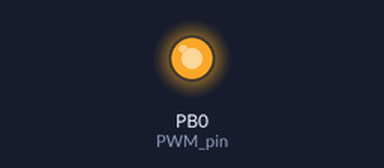
A sketch run on a simulated ATtiny85, built with avr-gcc and run on an emulated ATtiny85. Shown: output pins drawn as LEDs (lit = HIGH).

Above: at 0.05 s.
At 2.25 s:
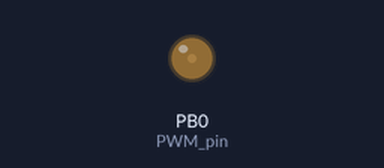
At 3.35 s:
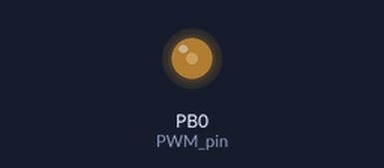
At 4.5 s:
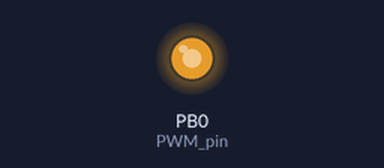
Timing chart, 0 to 6.5 s (numbered marks = the images above):
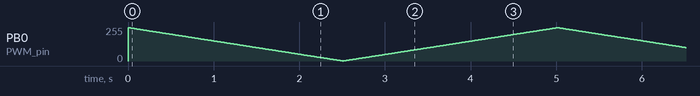

The sketch:

pwm.ino
```cpp
int PWM_pin = 0; // LED pin for ATtiny85 (PB0-PIN5)

void setup() {
  pinMode(PWM_pin, OUTPUT);
}

void loop() {
  int i = 250;
  while (i>0) {
    analogWrite(PWM_pin, i);
    delay(10);
    i-=1;
  }

  while (i<250) {
    analogWrite(PWM_pin, i);
    delay(10);
    i+=1;
  }
}
```
